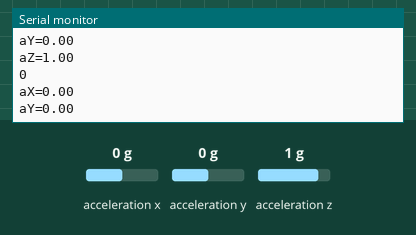
This sketch was run on a simulated ESP32. Shown: the last lines printed to the serial monitor. The inputs (shaded band) are chosen by the test bench; at power-on: acceleration x 0 g, acceleration y 0 g, acceleration z 1 g.

Above: at 1.2 s.
1.3 s: acceleration x set to -1.4 g
At 2.4 s:
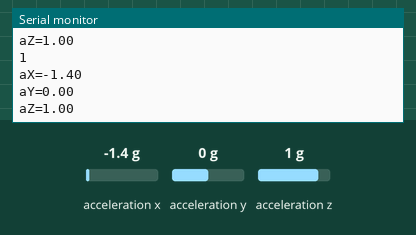
2.8 s: acceleration y set to -1.4 g
At 3.6 s:
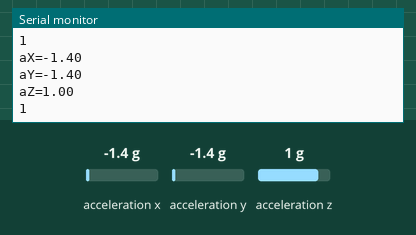
4.3 s: acceleration z set to -1.4 g
At 5.2 s:
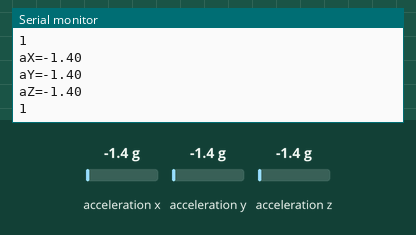

The sketch:

01_getAcceralate.ino
```cpp
#include <Wire.h>
#include <LSM6DS3.h>

// IMUの設定
LSM6DS3 myIMU(I2C_MODE, 0x6A);    //I2C device address 0x6A
float aX, aY, aZ;
const float accelerationThreshold = 2.5; // threshold of significant in G's
const int numSamples = 119;
int samplesRead = numSamples;

// 加速度のしきい値（この値を超えたら1歩とカウント）
const float STEP_THRESHOLD = 1.2;
// 1歩あたりの距離（m）※目安：歩幅約0.7m
const float STEP_LENGTH = 0.7;

// 状態変数
int steps = 0;
bool stepActive = false;

void setup(){
  Serial.begin(9600);
   // IMUの初期化
  if (myIMU.begin() != 0) {
    Serial.println("Device error");
  } else {
    Serial.println("IMU is available.");
  }
}

void loop(){
  aX = myIMU.readFloatAccelX();
  aY = myIMU.readFloatAccelY();
  aZ = myIMU.readFloatAccelZ();

  float magnitude = sqrt(aX*aX + aY*aY + aZ*aZ);

  if(magnitude > STEP_THRESHOLD && !stepActive){
    stepActive = true;
    steps++;
  }

  if(magnitude < 0.9){
    stepActive = false;
  }
  Serial.printf("aX=%.2f\n",aX);
  Serial.printf("aY=%.2f\n",aY);
  Serial.printf("aZ=%.2f\n",aZ);
  Serial.println(steps);
}
```

Measured:
- after the input at 1.3 s, the serial monitor: prints a new line at once (image 1)
- after the input at 2.8 s, the serial monitor: prints a new line at once (image 2)
- after the input at 4.3 s, the serial monitor: prints a new line after 0.05 s (image 3)
